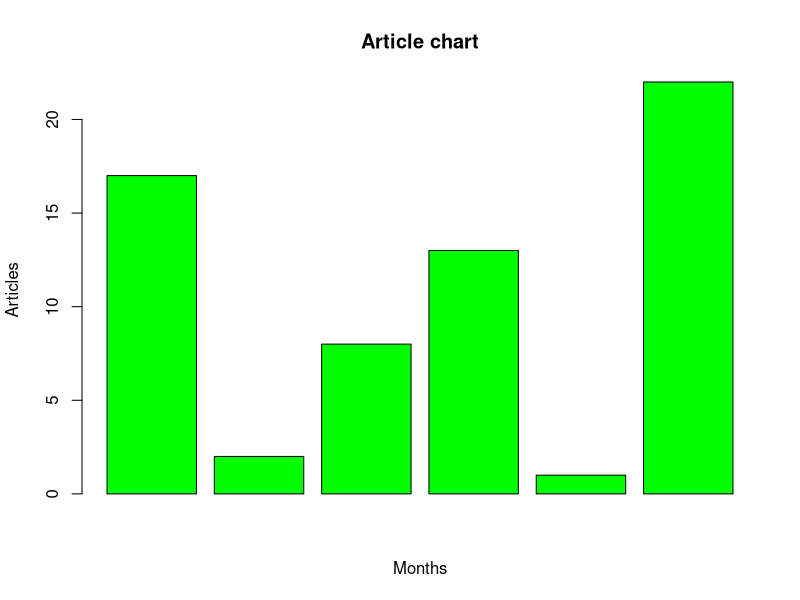
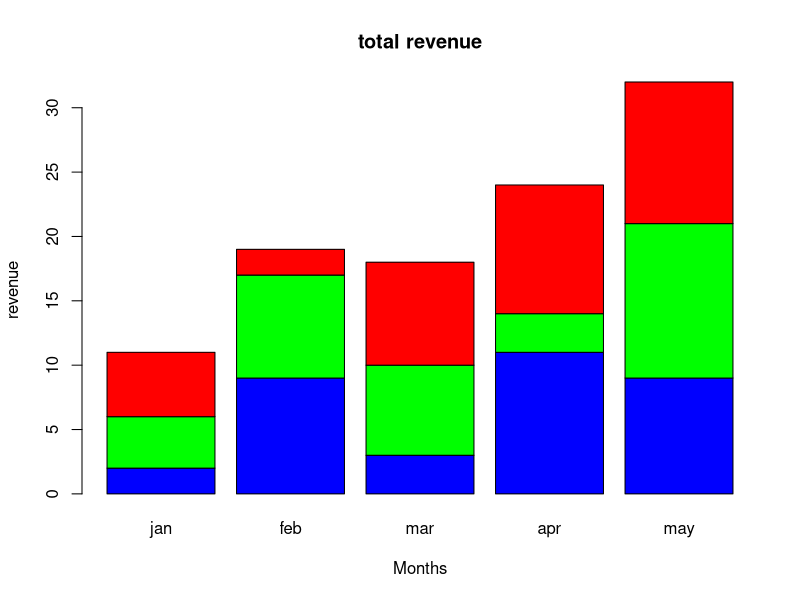
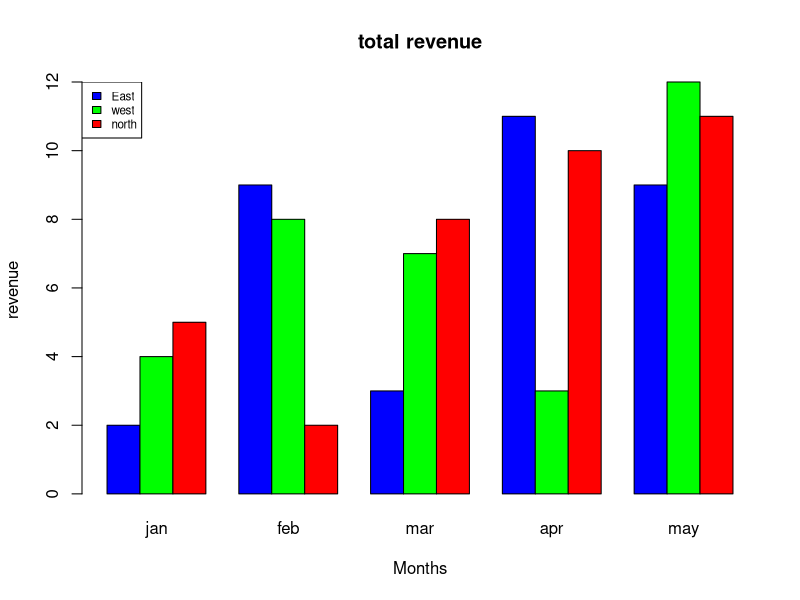

R code for these plots, in order:
A<-c(17,2,8,13,1,22)
B<-c("Jan","feb","mar","apr","may")

barplot(A,names.args = B, xlab="Months", ylab="Articles", col="green",
        main="Article chart")


colors=c("blue","green","red")
months<-c("jan","feb","mar","apr","may")
regions<-c("East","west","north")


values<-matrix(c(2,9,3,11,9,4,8,7,3,12,5,2,8,10,11),
               nrow=3, ncol=5, byrow= TRUE)
values

#create bar chart
barplot(values,main = "total revenue",names.arg = months,xlab = "Months",ylab="revenue",
        col=colors)

barplot(values,main = "total revenue",names.arg = months,xlab = "Months",ylab="revenue",
        col=colors, beside=TRUE)

#add legend to chart
legend("topleft",regions, cex = 0.7, fill= colors)
